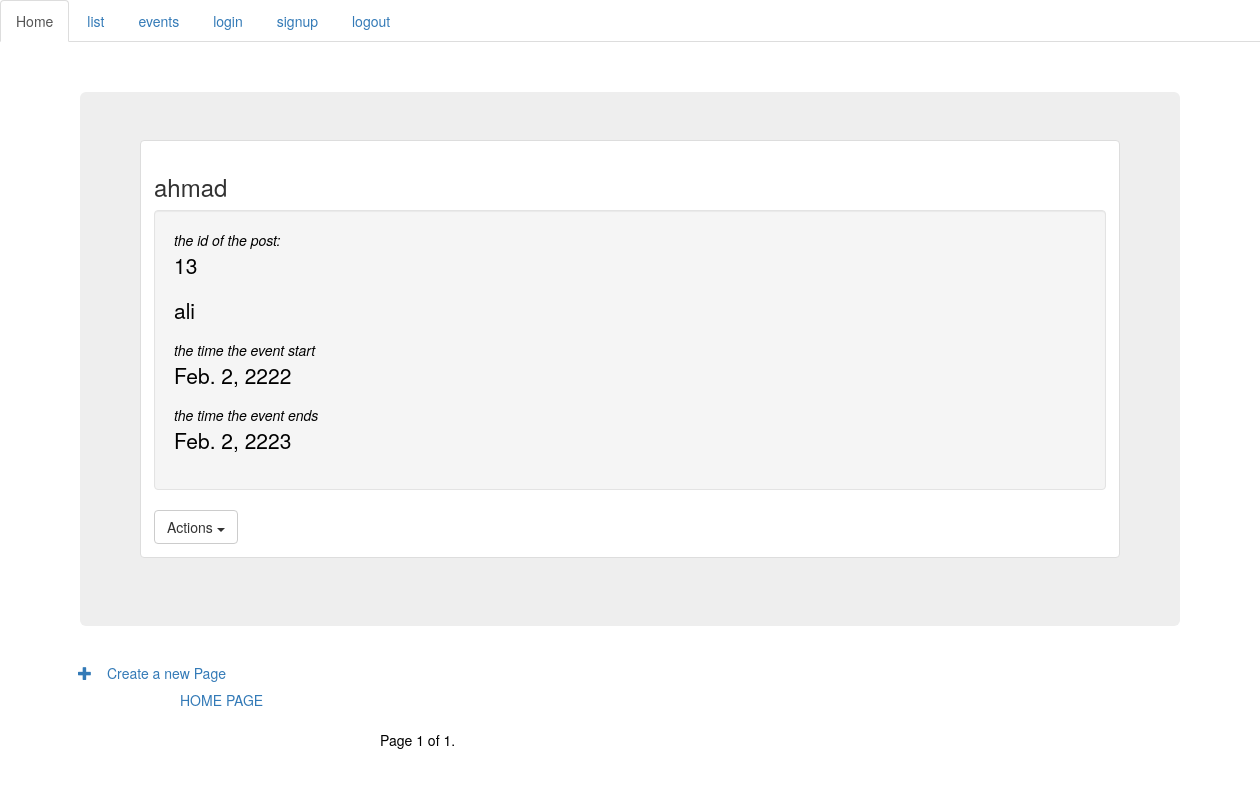
The app's page /posts/eventlist/, older data.
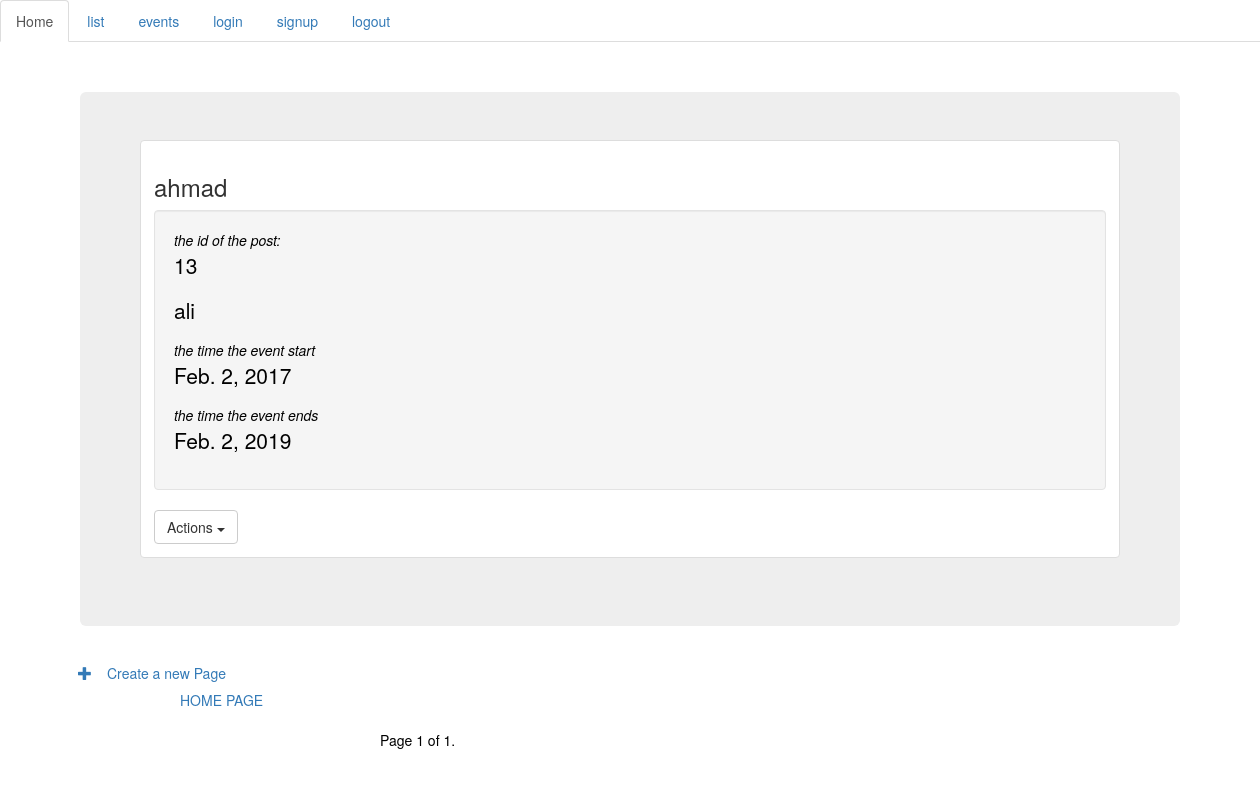
The same page, newer data.
### post/models.py (models this page shows, shortened)
class Event(models.Model):
	event_author = models.ForeignKey(User, default=1)
	event_slug = models.SlugField(unique=True, null=True)
	event_name = models.CharField(max_length=160)
	event_detail = models.TextField()
	event_pic = models.ImageField(upload_to="blog_images", null=True , blank=True)
	startdate_event = models.DateField(null=True)
	enddate_event = models.DateField(null=True)
	class Meta:
		ordering = ['startdate_event']

### post/views.py (the view)
def event_list(request):
    details = Event.objects.all()
    paginator = Paginator(details, 4) # Show 25 contacts per page
    page = request.GET.get('page')
    try:
        contacts = paginator.page(page)
    except PageNotAnInteger:
        contacts = paginator.page(1)
    except EmptyPage:
        contacts = paginator.page(paginator.num_pages)
    context3 = {
        "list": contacts,
        "user": request.user,
    }
    return render(request, 'event_list.html',context3)

### post/templates/event_list.html (shortened to what this page needs)
{% extends "base.html" %}
{% block content %}
        <div class="row">
           {% for x in list%}
                <div class="col s6" >
                    <div class="jumbotron">
                        <div class="thumbnail">
                            <div class="caption">
                                    <h3>{{x.event_name}}</h3>
                                    <div class="well"><cite>the id of the post:</cite><p>{{x.id}}</p>
                                    <p>{{x.event_detail|truncatechars:10}}</p>
                                    <cite>the time the event start</cite><p>{{x.startdate_event}}</p>
                                    <cite>the time the event ends</cite><p>{{x.enddate_event}}</p>
                                    </div>
                                    <div class="dropdown">
                                        <button class="btn btn-default dropdown-toggle" type="button" id="dropdownMenu1" data-toggle="dropdown" aria-haspopup="true" aria-expanded="true">
                                                                                                    Actions
                                        <span class="caret"></span>
                                        </button>
                            </div>
                        </div>
                    </div>
                </div>
           {% endfor %}
        </div>
    <a href="{% url 'post:eventcreate' %}" class= "btn btn-floating pulse"><i class="glyphicon glyphicon-plus" ></i>Create a new Page</a>
<div class="homepage">
    <a href="{%url 'post:home'%}">HOME PAGE</a>
</div>
<div class="pagination">
    <span class="step-links">
        <span class="current">
            Page {{ list.number }} of {{ list.paginator.num_pages }}.
        </span>
    </span>
</div>
{% endblock content%}

Row changes from the older to the newer data that the page shows:
changed Event "ahmad": startdate_event "Feb. 2, 2222" → "Feb. 2, 2017"; enddate_event "Feb. 2, 2223" → "Feb. 2, 2019"
